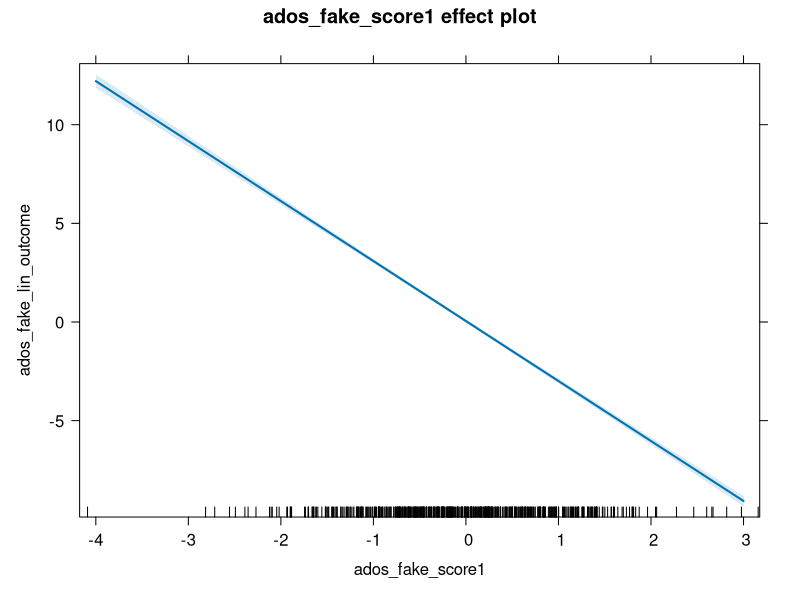
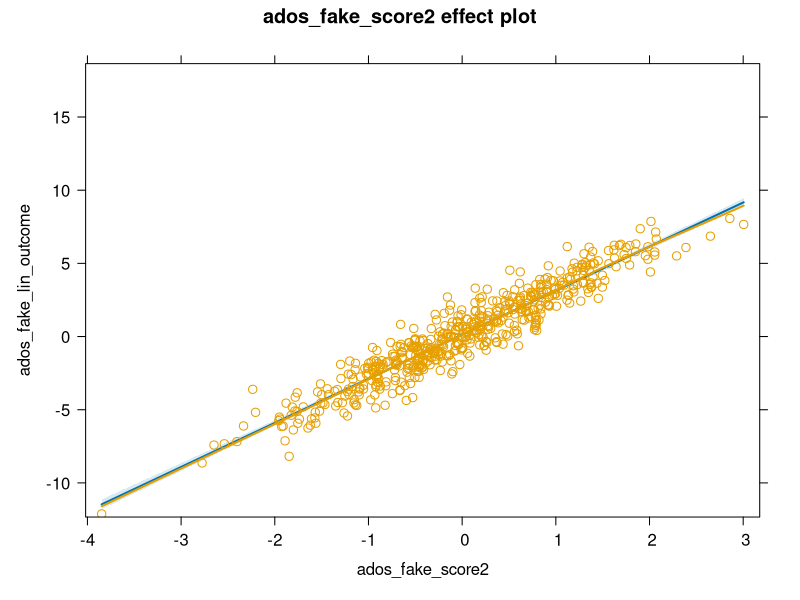
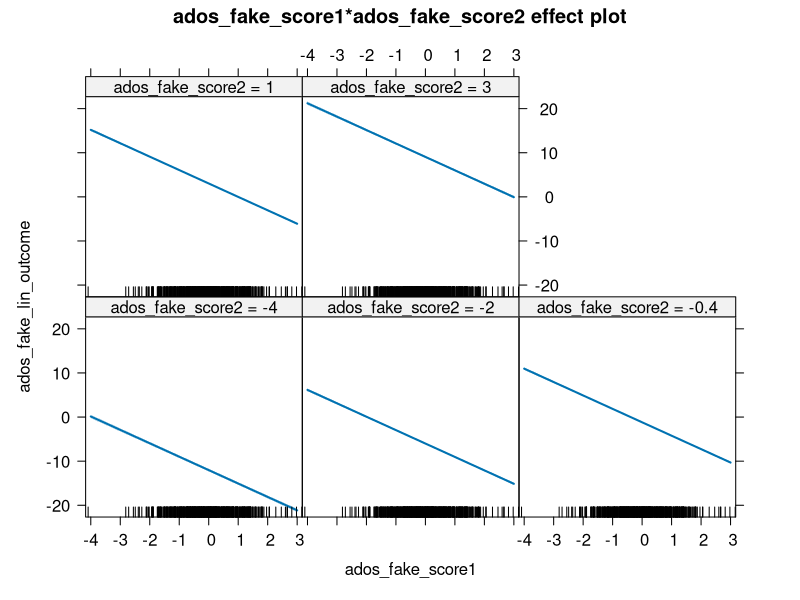
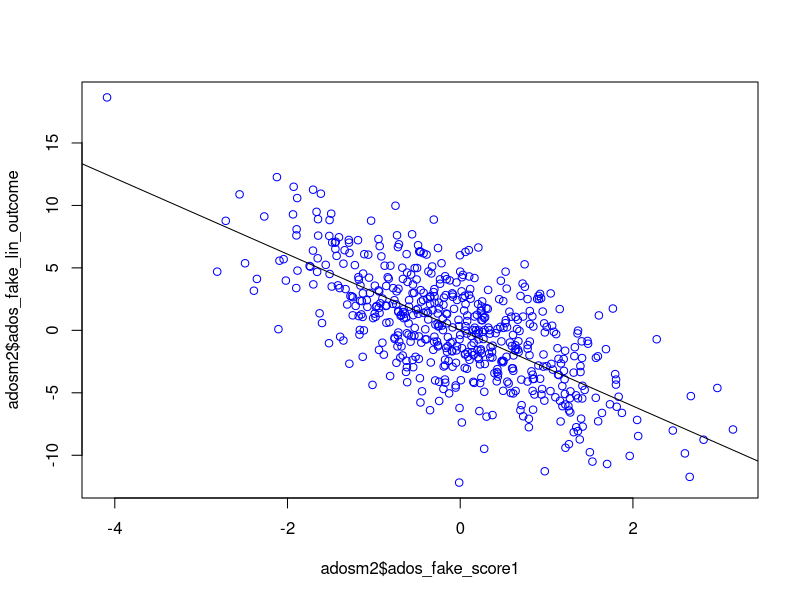
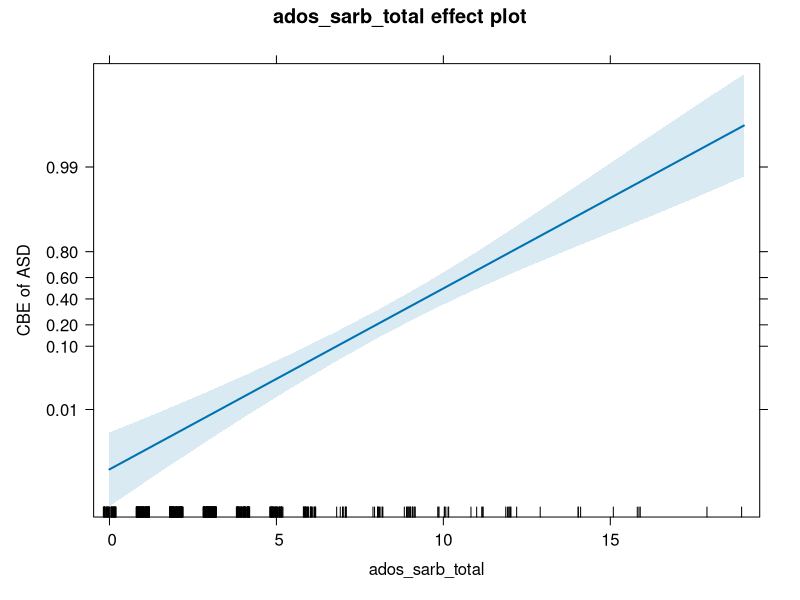
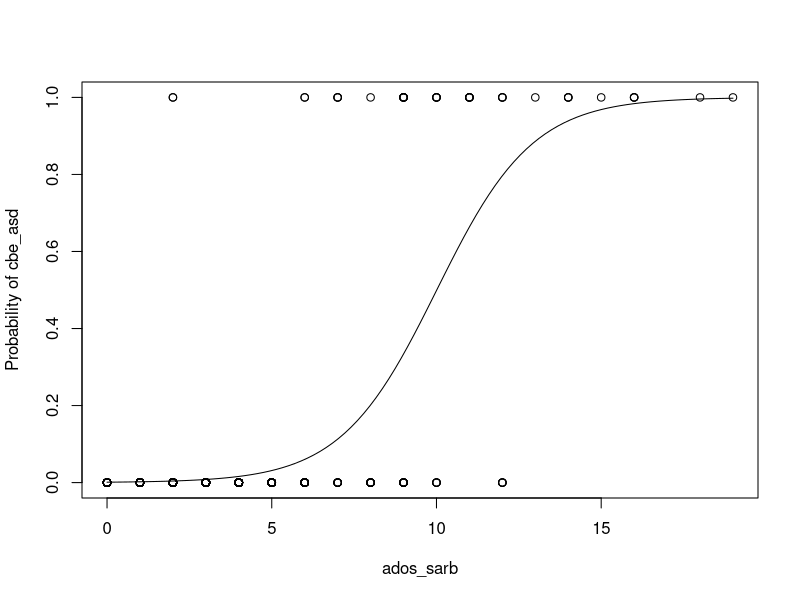

Generate these figures, in order, with R: (Note: this script raises an error after producing the figures.)
## Load required libraries
library("lme4")  # For creating mixed effects models
# install.packages("lme4")
library("effects")  # For plotting models
# install.packages("effects")

#-----------------------------------------------------------------------------#
#### Read in data ####
#-----------------------------------------------------------------------------#
adosm2 <- read.csv("./datasets/adosm2_scored.csv", 
                   stringsAsFactors = FALSE)
#-----------------------------------------------------------------------------#
#### Basic Stats functions ####
#-----------------------------------------------------------------------------#

## Mean, Median, Standard Deviation, Summary
mean(adosm2$ados_sarb_total, na.rm = TRUE)
median(adosm2$ados_sarb_total, na.rm = TRUE)
sd(adosm2$ados_sarb_total, na.rm = TRUE)
summary(adosm2$ados_sarb_total)


## Chi-Squared Test
chisq.test(table(adosm2$clinical_outcome, adosm2$recruitment_group))

### Correlation

# Find correlation between two vars
cor.test(adosm2$ados_fake_score1, adosm2$ados_fake_lin_outcome)

#-----------------------------------------------------------------------------#
#### Linear Regression ####
#-----------------------------------------------------------------------------#


### Creating a Linear Regression Model

# We use the lm() function to create a Linear Regression Model
# The first parameter takes in an equation of the form: 
# "dependentVar ~ predictor1 + predictor2 + ..."
# So the dependentVar is a function of the predictor variables
# In order to use column names as variables in this eq., the `data` parameter takes in a dataframe as input.


# To demonstrate a linear model, we use fake ados columns within the ados
# dataframe
linearMod <- 
  lm(ados_fake_lin_outcome ~ ados_fake_score1 + ados_fake_score2,
     data=adosm2)

linearMod
### Residuals, P-Values, Coefficients, with summary()

summary(linearMod)


### Plotting the Linear Model
# create effects object
eff_fake_score1 <- Effect(c("ados_fake_score1"), linearMod)
plot(eff_fake_score1)
# Plot with residuals
eff_fake_score2 <- Effect(c("ados_fake_score2"), linearMod, residuals = TRUE)
plot(eff_fake_score2)
eff_fake_score_1_2<- Effect(c("ados_fake_score1", "ados_fake_score2"), linearMod)
plot(eff_fake_score_1_2)
# If R version 3.4 or older
# Plot model with abline instead of Effect()
plot(adosm2$ados_fake_score1, adosm2$ados_fake_lin_outcome, col = "blue")
abline(linearMod)



#-----------------------------------------------------------------------------#
#### Logistic Regression ####
#-----------------------------------------------------------------------------#
adosm2$clinical_asd <- ifelse(adosm2$clinical_outcome %in% c("Autism", "ASD"), "ASD", "Non-ASD")

adosm2$clinical_asd <- as.factor(adosm2$clinical_asd)

adosm2$clinical_asd <- relevel(adosm2$clinical_asd, ref = "Non-ASD")

mod <- glm(clinical_asd ~ 1 + ados_sarb_total,
           data = adosm2,
           family = "binomial")

eff <- Effect(c("ados_sarb_total"), mod)
plot(eff,
     axes = list(
       y = list(
         lab = "CBE of ASD",
         ticks = list(at = c(.01, .1, .2, .4, .6, .8,  .99))))
)

# If R version 3.4 or older
# Turn the dependent variable to 0s and 1s
adosm2$clinical_asd_2 <- ifelse(as.character(adosm2$clinical_asd) == 'ASD', 1, 0)
plot(x = adosm2$ados_sarb_total,
     y = adosm2$clinical_asd_2,
     xlab = "ados_sarb",
     ylab="Probability of cbe_asd")
# Create logistic regression model, same as before
g <- glm(clinical_asd_2 ~ 1 + ados_sarb_total,
         family="binomial",
         data=adosm2)
# Plot a curve with model
curve(
  predict(g, data.frame(ados_sarb_total=x), type="resp"), 
  add=TRUE
)

#-----------------------------------------------------------------------------#
#### Mixed Effects Models ####
#-----------------------------------------------------------------------------#
### Mixed Effects Logistic Regression

# analyze- logistic regression mixed effects
adosm2$clinical_asd <- ifelse(adosm2$clinical_asd %in% c("Autism", "ASD"), "ASD", "Non-ASD")
adosm2$clinical_asd <- as.factor(adosm2$clinical_asd)
adosm2$clinical_asd <- relevel(adosm2$clinical_asd, ref = "Non-ASD")
mod <- glmer(clinical_asd ~ 1 + (1|visit) + ados_sarb_total,
                   data = adosm2,
                   family = "binomial")
eff <- Effect(c("ados_sarb_total"), mod)
plot(eff,
     axes = list(
       y = list(
         lab = "CBE of ASD",
         ticks = list(at = c(.01, .1, .2, .4, .6, .8,  .99))))
)
